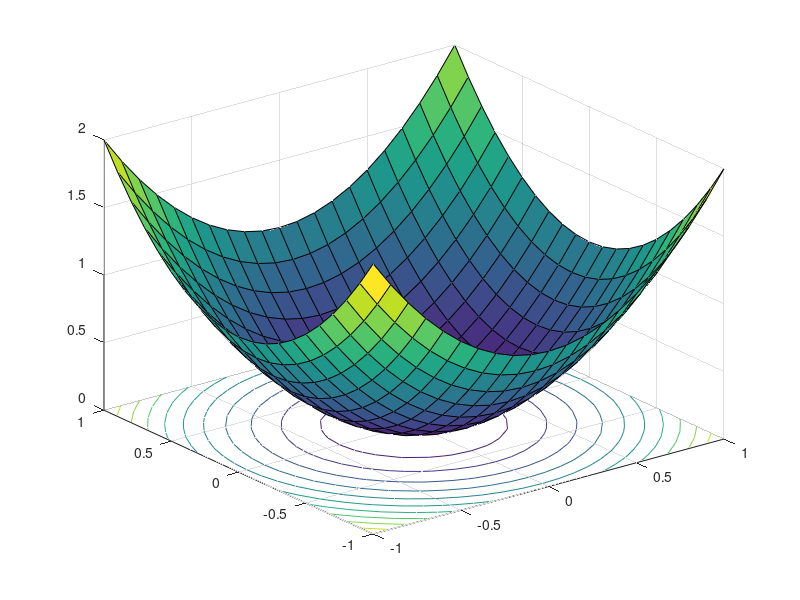

This figure's MATLAB source: (Note: this script raises an error after producing the figure.)
figure(1) 

x = -1:0.1:1;
[X,Y] = meshgrid(x);

%%
figure(1)
f = @(x) -2.*x+3/2;

%%
Z = X.^2+Y.^2;
%[~,hCont1] = contour3(X,Y,Z,30);
hCont1 = surfc(X,Y,Z);
hCont1(1).FaceAlpha = 0.25;
hCont1(1).EdgeAlpha = 0.25;
ax = gca;
ax.ZLim = [0 1];
ax.XLim = [-1 1];
ax.YLim = [-1 1];
ax.YDir = 'reverse';
ylabel('s_0','FontSize',18)
xlabel('s_1','FontSize',18)
zlabel('||\bfs\rm||_2^2','FontSize',18)
hCont1(1).Parent.LineWidth = 1;
%[az,el] = view;
%view(az+90,el)
hold on

s0 = -1:0.05:1;
s1 = f(s0);
hp1 = plot(s1,s0);
hp1.LineWidth = 2;
hp1.Color = 'red';

s = s1.^2+s0.^2;
hsp1 = plot3(s1,s0,s);
hsp1.LineWidth = 2;
hsp1.Color = 'blue';

[mnz,mnidx] = min(s(:));
mn1 = s1(mnidx);
mn2 = s0(mnidx);
hmrk = plot3(...
        mn1*[1 1],...
        mn2*[1 1],...
        [0 mnz]);
hmrk.Marker = 'o';
hmrk.MarkerSize = 8;
hmrk.MarkerEdgeColor = 'b';
hmrk.MarkerFaceColor = 'b';
hmrk.Color = 'b';
hmrk.LineWidth = 2;
hmrk.LineStyle = ':';

hold off

imwrite(frame2im(getframe(1)),'contour2.png')
%%

figure(2)
Z = abs(X) + abs(Y);
%[~,hCont2] = contour3(X,Y,Z,30);
hCont2 = surfc(X,Y,Z);
hCont2(1).FaceAlpha = 0.25;
hCont2(1).EdgeAlpha = 0.25;
ax = gca;
ax.ZLim = [0 1];
ax.XLim = [-1 1];
ax.YLim = [-1 1];
ax.YDir = 'reverse';
ylabel('s_0','FontSize',18)
xlabel('s_1','FontSize',18)
zlabel('||\bfs\rm||_1','FontSize',18)
hCont2(1).Parent.LineWidth = 1;
%[az,el] = view;
%view(az+90,el)
hold on

s0 = -1:0.05:1;
s1 = f(s0);
hp2 = plot(s1,s0);
hp2.LineWidth = 2;
hp2.Color = 'red';

s = abs(s1)+abs(s0);
hsp2 = plot3(s1,s0,s);
hsp2.LineWidth = 2;
hsp2.Color = 'blue';


[mnz,mnidx] = min(s(:));
mn1 = s1(mnidx);
mn2 = s0(mnidx);
hmrk = plot3(...
        mn1*[1 1],...
        mn2*[1 1],...
        [0 mnz]);
hmrk.Marker = 'o';
hmrk.MarkerSize = 8;
hmrk.MarkerEdgeColor = 'b';
hmrk.MarkerFaceColor = 'b';
hmrk.Color = 'b';
hmrk.LineWidth = 2;
hmrk.LineStyle = ':';

hold off

imwrite(frame2im(getframe(2)),'contour1.png')

%%
p = 0.5;
figure(3)
Z = (abs(X).^p + abs(Y).^p);
%[~,hCont2] = contour3(X,Y,Z,30);
hCont3 = surfc(X,Y,Z);
hCont3(1).FaceAlpha = 0.25;
hCont3(1).EdgeAlpha = 0.25;
ax = gca;
ax.ZLim = [0 1];
ax.XLim = [-1 1];
ax.YLim = [-1 1];
ax.YDir = 'reverse';
ylabel('s_0','FontSize',18)
xlabel('s_1','FontSize',18)
zlabel(['||\bfs\rm||_{' num2str(p) '}^{' num2str(p) '}'],'FontSize',18)
hCont3(1).Parent.LineWidth = 1;

%[az,el] = view;
%view(az+90,el)
hold on

s0 = -1:0.05:1;
s1 = f(s0);
hp3 = plot(s1,s0);
hp3.LineWidth = 2;
hp3.Color = 'red';

s = (abs(s1).^p+abs(s0).^p);
hsp3 = plot3(s1,s0,s);
hsp3.LineWidth = 2;
hsp3.Color = 'blue';


[mnz,mnidx] = min(s(:));
mn1 = s1(mnidx);
mn2 = s0(mnidx);
hmrk = plot3(...
        mn1*[1 1],...
        mn2*[1 1],...
        [0 mnz]);
hmrk.Marker = 'o';
hmrk.MarkerSize = 8;
hmrk.MarkerEdgeColor = 'b';
hmrk.MarkerFaceColor = 'b';
hmrk.Color = 'b';
hmrk.LineWidth = 2;
hmrk.LineStyle = ':';

hold off

imwrite(frame2im(getframe(3)),['contour' strrep(num2str(p),'.','_') '.png'])